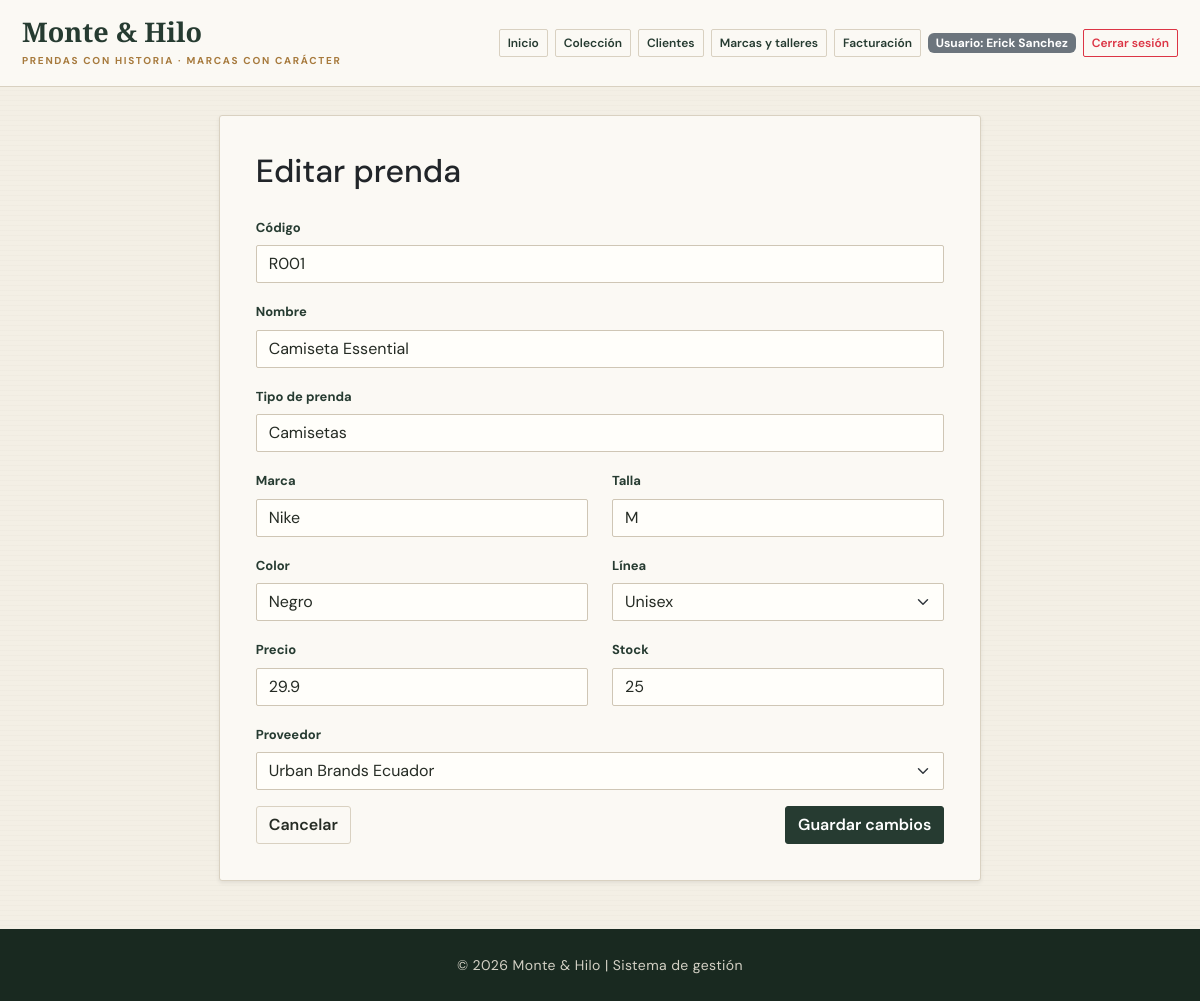
/productos/editar/R001 (signed in), run on the app's committed database.
### tables this page shows
CREATE TABLE usuarios (
            id INTEGER PRIMARY KEY AUTOINCREMENT,
            usuario TEXT NOT NULL UNIQUE,
            password TEXT NOT NULL
        );

CREATE TABLE productos (
            codigo TEXT PRIMARY KEY,
            nombre TEXT NOT NULL,
            categoria TEXT NOT NULL,
            precio REAL NOT NULL,
            stock INTEGER NOT NULL,
            id_proveedor INTEGER, marca TEXT NOT NULL DEFAULT '', talla TEXT NOT NULL DEFAULT '', color TEXT NOT NULL DEFAULT '', genero TEXT NOT NULL DEFAULT 'Unisex',
            FOREIGN KEY (id_proveedor) REFERENCES proveedores(id_proveedor)
        );

### app.py (the view, shortened to what this page needs)
@app.route("/productos/editar/<codigo>", methods=["GET", "POST"])
@login_required
def editar_producto(codigo):
    producto = get_product_by_code(codigo)
    if not producto:
        flash("Producto no encontrado.", "danger")
        return redirect(url_for("productos"))
    form = ProductoForm()
    _set_product_supplier_choices(form)
    if request.method == "GET":
        form.codigo.data = producto["codigo"]
        form.nombre.data = producto["nombre"]
        form.categoria.data = producto["categoria"]
        form.marca.data = producto["marca"]
        form.talla.data = producto["talla"]
        form.color.data = producto["color"]
        form.genero.data = producto["genero"]
        form.precio.data = producto["precio"]
        form.stock.data = producto["stock"]
        form.id_proveedor.data = producto["id_proveedor"] or 0
    return render_template("formulario_producto.html", form=form, nombre_sistema=NOMBRE_SISTEMA, editar=True, codigo=codigo)

### app.py (called while the page is built)
@login_manager.user_loader
def load_user(user_id):
    user_data = get_user_by_id(user_id)
    if user_data:
        return Usuario(user_data["id"], user_data["usuario"], user_data["password"])
    return None

def _set_product_supplier_choices(form):
    form.id_proveedor.choices = [(0, "Sin proveedor")] + [
        (provider["id_proveedor"], provider["empresa"]) for provider in get_providers()
    ]

### conexion/conexion.py (called while the page is built, shortened)
def _database_engine():
    configured_engine = os.getenv("DB_ENGINE")
    if configured_engine:
        return configured_engine.lower()
    return "postgresql" if os.getenv("DATABASE_URL") else "sqlite"

def _parameterized_sql(query, params):
    engine = _database_engine()
    if engine in {"sqlite", "sqlite3"}:
        sqlite_params = tuple(float(param) if isinstance(param, Decimal) else param for param in params)
        return query.replace("%s", "?"), sqlite_params
    return query, tuple(params)

def _sqlite_connection():
    DATABASE_PATH.parent.mkdir(exist_ok=True)
    conn = sqlite3.connect(DATABASE_PATH)
    conn.row_factory = sqlite3.Row
    conn.execute("PRAGMA foreign_keys = ON")
    return conn

def get_db_connection():
    engine = _database_engine()
    if engine in {"sqlite", "sqlite3"}:
        return _sqlite_connection()
    if engine in {"postgres", "postgresql"}:
        return _postgres_connection()
    raise RuntimeError(f"Motor de base de datos no compatible: {engine}")

def get_user_by_id(user_id):
    conn = get_db_connection()
    try:
        cursor = conn.cursor()
        query = "SELECT id, usuario, password FROM usuarios WHERE id = %s"
        cursor.execute(*_parameterized_sql(query, (user_id,)))
        row = cursor.fetchone()
        if row is None:
            return None
        if hasattr(row, "keys"):
            return dict(row)
        return {"id": row[0], "usuario": row[1], "password": row[2]}
    finally:
        conn.close()

def _normalize_product_row(row):
    if row is None:
        return None
    if hasattr(row, "keys"):
        return dict(row)

def _row_as_dict(cursor, row):
    if row is None:
        return None
    if hasattr(row, "keys"):
        return dict(row)
    return dict(zip((column[0] for column in cursor.description), row))

def _read_rows(query, params=()):
    conn = get_db_connection()
    try:
        cursor = conn.cursor()
        cursor.execute(*_parameterized_sql(query, params))
        return [_row_as_dict(cursor, row) for row in cursor.fetchall()]
    finally:
        conn.close()

### templates/formulario_producto.html (shortened to what this page needs)
{% extends "base.html" %}
{% block content %}
<div class="row justify-content-center">
    <div class="col-lg-8">
        <div class="card shadow-sm informacion">
            <div class="card-body">
                <h2 class="mb-4">{% if editar %}Editar prenda{% else %}Agregar una prenda{% endif %}</h2>
                <form method="POST" novalidate>
                    <div class="mb-3">
                        {{ form.codigo.label(class="form-label") }}
                        {{ form.codigo(class="form-control" + (" is-invalid" if form.codigo.errors else ""), placeholder="Ej: R011") }}
                    </div>
                    <div class="mb-3">
                        {{ form.nombre.label(class="form-label") }}
                        {{ form.nombre(class="form-control" + (" is-invalid" if form.nombre.errors else ""), placeholder="Ej: Camisa Oxford") }}
                    </div>
                    <div class="mb-3">
                        {{ form.categoria.label(class="form-label") }}
                        {{ form.categoria(class="form-control" + (" is-invalid" if form.categoria.errors else ""), placeholder="Ej: Camisas") }}
                    </div>
                    <div class="row">
                        <div class="col-md-6">
                            <div class="mb-3">
                                {{ form.marca.label(class="form-label") }}
                                {{ form.marca(class="form-control" + (" is-invalid" if form.marca.errors else ""), placeholder="Marca") }}
                            </div>
                        </div>
                        <div class="col-md-6">
                            <div class="mb-3">
                                {{ form.talla.label(class="form-label") }}
                                {{ form.talla(class="form-control" + (" is-invalid" if form.talla.errors else ""), placeholder="XS, S, M, 32, 40...") }}
                            </div>
                        </div>
                    </div>
                    <div class="row">
                        <div class="col-md-6">
                            <div class="mb-3">
                                {{ form.color.label(class="form-label") }}
                                {{ form.color(class="form-control" + (" is-invalid" if form.color.errors else ""), placeholder="Color") }}
                            </div>
                        </div>
                        <div class="col-md-6">
                            <div class="mb-3">
                                {{ form.genero.label(class="form-label") }}
                                {{ form.genero(class="form-select" + (" is-invalid" if form.genero.errors else "")) }}
                            </div>
                        </div>
                    </div>
                    <div class="row">
                        <div class="col-md-6">
                            <div class="mb-3">
                                {{ form.precio.label(class="form-label") }}
                                {{ form.precio(class="form-control" + (" is-invalid" if form.precio.errors else ""), step="0.01", placeholder="0.00") }}
                            </div>
                        </div>
                        <div class="col-md-6">
                            <div class="mb-3">
                                {{ form.stock.label(class="form-label") }}
                                {{ form.stock(class="form-control" + (" is-invalid" if form.stock.errors else ""), placeholder="0") }}
                            </div>
                        </div>
                    </div>
                    <div class="mb-3">
                        {{ form.id_proveedor.label(class="form-label") }}
                        {{ form.id_proveedor(class="form-select" + (" is-invalid" if form.id_proveedor.errors else "")) }}
                    </div>
                    <div class="d-flex justify-content-between align-items-center">
                        <a href="{{ url_for('productos') }}" class="btn btn-outline-secondary">Cancelar</a>
                        <button type="submit" class="btn btn-primary">{% if editar %}Guardar cambios{% else %}Guardar prenda{% endif %}</button>
                    </div>
                </form>
            </div>
        </div>
    </div>
</div>
{% endblock %}

### templates/components/navbar.html
<header class="header-principal py-3 bg-light">
	<div class="container">
		<div class="d-flex justify-content-between align-items-center flex-wrap gap-3">
			<div>
				<h1 class="h4 mb-0 brand-mark">{{ nombre_sistema }}</h1>
				<small class="brand-caption">PRENDAS CON HISTORIA · MARCAS CON CARÁCTER</small>
			</div>
			<nav class="d-flex flex-wrap gap-2 align-items-center">
				<a class="btn btn-outline-primary btn-sm" href="{{ url_for('index') }}">Inicio</a>
				{% if current_user.is_authenticated %}
				<a class="btn btn-outline-primary btn-sm" href="{{ url_for('productos') }}">Colección</a>
				<a class="btn btn-outline-primary btn-sm" href="{{ url_for('clientes') }}">Clientes</a>
				<a class="btn btn-outline-primary btn-sm" href="{{ url_for('proveedores') }}">Marcas y talleres</a>
				<a class="btn btn-outline-primary btn-sm" href="{{ url_for('facturacion') }}">Facturación</a>
				<span class="badge text-bg-secondary">Usuario: {{ current_user.usuario }}</span>
				<a class="btn btn-outline-danger btn-sm" href="{{ url_for('logout') }}">Cerrar sesión</a>
				{% else %}
				<a class="btn btn-outline-success btn-sm" href="{{ url_for('login') }}">Iniciar sesión</a>
				<a class="btn btn-outline-secondary btn-sm" href="{{ url_for('registro') }}">Registrarse</a>
				{% endif %}
			</nav>
		</div>
	</div>
</header>

### static/css/style.css (style rules this page uses)
:root { --paper: #f3efe5; --paper-light: #fbf9f4; --ink: #252b24; --forest: #263b31; --forest-deep: #192920; --oxblood: #713a34; --brass: #a77a3d; --line: #d9d1c1; --muted: #77786d; --serif: "Playfair Display", Georgia, serif; --sans: "DM Sans", sans-serif; }
* { box-sizing: border-box; }
body { margin: 0; color: var(--ink); background-color: var(--paper); background-image: repeating-linear-gradient(0deg, rgba(70, 58, 39, .018) 0, rgba(70, 58, 39, .018) 1px, transparent 1px, transparent 5px); font-family: var(--sans); }
a { color: var(--forest); }
.header-principal { position: relative; z-index: 2; padding: 18px 0 !important; background: var(--paper-light) !important; border-bottom: 1px solid var(--line); }
.brand-mark { color: var(--forest) !important; font: 600 27px/1.05 var(--serif); }
.brand-caption, .eyebrow { display: block; margin: 7px 0 0; color: var(--brass); font-size: 10px; font-weight: 700; letter-spacing: 1.7px; }
.header-principal nav { gap: 7px !important; }
.header-principal .btn { border-radius: 2px; font-size: 12px; }
.header-principal .btn-outline-primary { color: var(--forest); border-color: var(--line); }
.container { max-width: 1180px; }
.btn { border-radius: 3px; font-weight: 600; }
.btn-primary, .btn-success { color: #fff; background: var(--forest); border-color: var(--forest); }
.btn-outline-secondary { color: var(--ink); border-color: var(--line); }
.informacion, .card { background-color: var(--paper-light); border: 1px solid var(--line); border-radius: 3px; box-shadow: 0 5px 18px rgba(45, 39, 27, .055); }
.informacion { padding: 20px; }
.form-label { color: var(--forest); font-size: 13px; font-weight: 700; }
.form-control, .form-select { border-color: #cfc6b5; border-radius: 2px; background-color: #fffefa; color: var(--ink); }

### data on the page
usuarios: usuario "Erick Sanchez"
productos: codigo "R001", nombre "Camiseta Essential", categoria "Camisetas", marca "Nike", talla "M", color "Negro", genero "Unisex", precio "29.9", stock "25", id_proveedor "Urban Brands Ecuador"

### other printed values
{{ nombre_sistema }} "Monte & Hilo"
